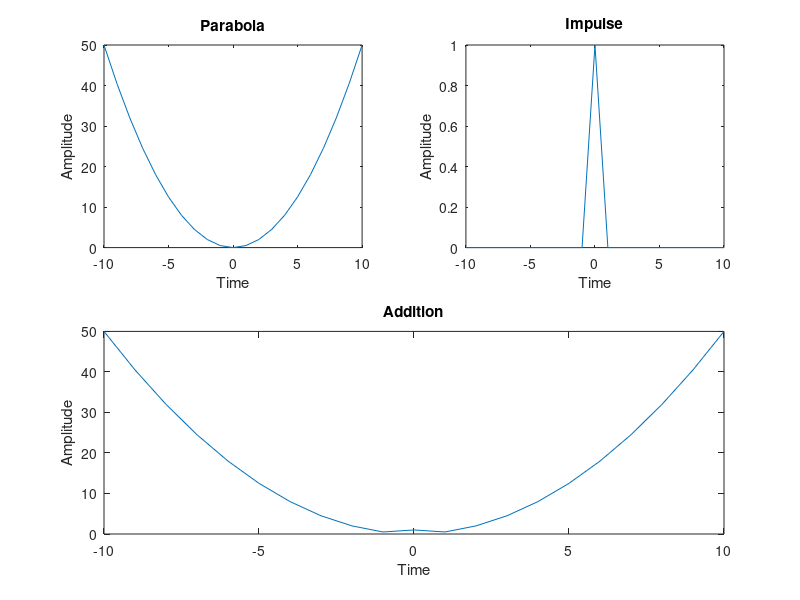

Write MATLAB code to recreate this figure.
close all;
clear;
n=-10:1:10;
impulse=[zeros(1,10),ones(1,1),zeros(1,10)];
subplot(2,2,2);
plot(n,impulse);
ylabel('Amplitude');
xlabel('Time');
title('Impulse');

m=-10:1:10;
parabola=0.5*(n.^2);
subplot(2,2,1);
plot(m,parabola);
ylabel('Amplitude');
xlabel('Time');
title('Parabola');


add=impulse+parabola;
subplot(2,2,3:4);
plot(m,add);
ylabel('Amplitude');
xlabel('Time');
title('Addition');
